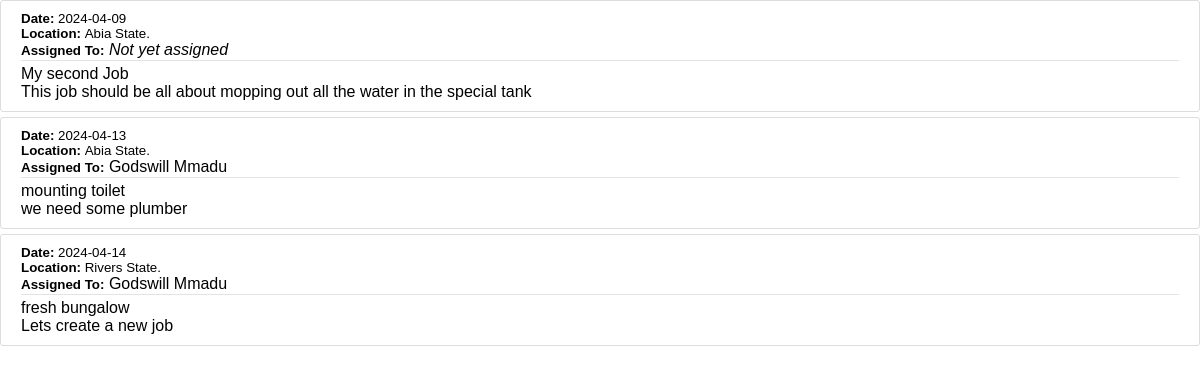
Page /clients/assigned_plumber (signed in) on the committed database.
### model/base.py (models this page shows, shortened)
class Job(Base):
    __tablename__ = 'jobs'
    id = Column(Integer, primary_key=True)
    job_title = Column(String(50), nullable=False)
    job_description = Column(String(100), nullable=False)
    completed = Column(Boolean, default=False)
    content = Column(String(1000), nullable=False)
    date_posted = Column(DateTime, nullable=False, default=datetime.utcnow)
    location = Column(String(100), nullable=False)
    client_id = Column(Integer, ForeignKey('clients.id'))

class BaseUser(Base, UserMixin):
    id = Column(Integer, primary_key=True)
    username = Column(String(80), unique=True, nullable=False)
    email = Column(String(120), unique=True, nullable=False)
    image_file = Column(String(20), nullable=False, default='default.jpg')
    password = Column(String(60), nullable=False)
    date_joined = Column(DateTime, nullable=False, default=datetime.utcnow)
    phone = Column(String(14), nullable=False)
    state = Column(String(20), nullable=False)

class Plumber(BaseUser):
    __tablename__ = 'plumbers'
    id = Column(Integer, ForeignKey('base_user.id'), primary_key=True)
    bio = Column(Text, nullable=True)

class BaseUser(Base, UserMixin):
    id = Column(Integer, primary_key=True)
    username = Column(String(80), unique=True, nullable=False)
    email = Column(String(120), unique=True, nullable=False)
    image_file = Column(String(20), nullable=False, default='default.jpg')
    password = Column(String(60), nullable=False)
    date_joined = Column(DateTime, nullable=False, default=datetime.utcnow)
    phone = Column(String(14), nullable=False)
    state = Column(String(20), nullable=False)

### model/clients/routes.py (the view)
@client_s.route("/assigned_plumber", methods=['POST', 'GET'])
def assigned_plumber():
    posted_jobs = Job.query.filter_by(client_id=current_user.id).all()
    assigned_plumbers = {}
    for job in posted_jobs:
        plumbers = (
            db.session.query(Plumber)
            .join(JobPlumber, JobPlumber.plumber_id == Plumber.id)
            .filter(JobPlumber.job_id == job.id, JobPlumber.is_assigned == False)
            .all()
        )
        assigned_plumbers[job] = plumbers
    return render_template('assigned_jobs.html', title='Assigned Plumbers', assigned_plumbers=assigned_plumbers)

### model/__init__.py (called while the page is built)
@login_manager.user_loader
def load_user(user_id):
    x = Plumber.query.get(str(user_id))
    if x == None:
        x = Client.query.get(str(user_id))
    return x

### model/clients/templates/assigned_jobs.html
<link rel="stylesheet" type="text/css" href="{{ url_for('client_s.static', filename='main.css') }}">
{% for job, assigned_plumbers_list in assigned_plumbers.items() %}
<article class="media content-section">
  <div class="media-body">
    <div class="article-metadata">
      <small class="text-muted"><strong>Date: </strong>{{ job.date_posted.strftime('%Y-%m-%d') }}</small>
      <div class="mt-2">
        <small class="text-muted"><strong>Location: </strong>{{ job.location }} State.</small>
      </div>
      <div class="mt-2">
        <small class="text-muted"><strong>Assigned To:</strong></small>
        {% if assigned_plumbers_list %}  {% for plumber in assigned_plumbers_list %}
            <span>{{ plumber.username }}</span>  {% if not loop.last %} , {% endif %}
          {% endfor %}
        {% else %}
          <em>Not yet assigned</em>
        {% endif %}
      </div>
    </div>
    <p class="article-content">{{ job.job_description }}</p>
    <p class="article-content">{{ job.content }}</p>
  </div>
</article>
{% endfor %}

### model/clients/static/main.css (style rules this page uses)
* { padding: 0; margin: 0; font-family: San Francisco, Arial, sans-serif; }
.content-section { background: #ffffff; padding: 10px 20px; border: 1px solid #dddddd; border-radius: 3px; margin-bottom: 5px; }
.article-content { white-space: pre-line; }
.article-metadata { padding-bottom: 1px; margin-bottom: 4px; border-bottom: 1px solid #e3e3e3 }

### rows in the picture
Job: date_posted "2024-04-09", location "Abia", shows "Not yet assigned", job_description "My second Job", content "This job should be all about mopping out all the water in the special tank"
Job: date_posted "2024-04-13", location "Abia", job_description "mounting toilet", content "we need some plumber"
Plumber: username "Godswill Mmadu"
Job: date_posted "2024-04-14", location "Rivers", job_description "fresh bungalow", content "Lets create a new job"
